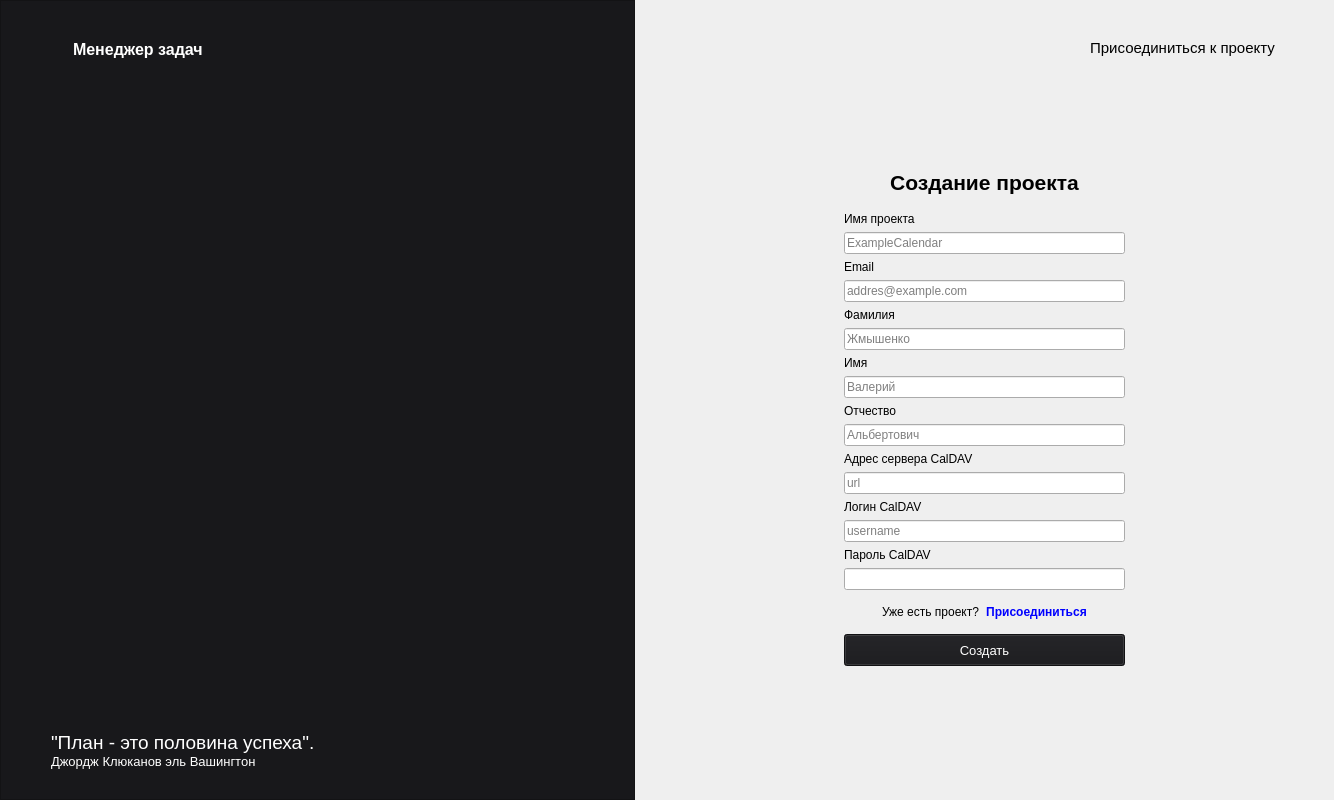
<?xml version="1.0" encoding="UTF-8"?>
<ui version="4.0">
 <class>Authorization</class>
 <widget class="QDialog" name="Authorization">
  <property name="geometry">
   <rect>
    <x>0</x>
    <y>0</y>
    <width>1334</width>
    <height>800</height>
   </rect>
  </property>
  <property name="windowTitle">
   <string>Вход в систему</string>
  </property>
  <property name="toolTipDuration">
   <number>-1</number>
  </property>
  <layout class="QHBoxLayout" name="horizontalLayout">
   <property name="spacing">
    <number>0</number>
   </property>
   <property name="leftMargin">
    <number>0</number>
   </property>
   <property name="topMargin">
    <number>0</number>
   </property>
   <property name="rightMargin">
    <number>0</number>
   </property>
   <property name="bottomMargin">
    <number>0</number>
   </property>
   <item>
    <widget class="QFrame" name="black_info">
     <property name="sizePolicy">
      <sizepolicy hsizetype="Expanding" vsizetype="Preferred">
       <horstretch>0</horstretch>
       <verstretch>0</verstretch>
      </sizepolicy>
     </property>
     <property name="styleSheet">
      <string notr="true">QWidget{
background-color: #18181B;
color: white;
}</string>
     </property>
     <property name="frameShape">
      <enum>QFrame::StyledPanel</enum>
     </property>
     <property name="frameShadow">
      <enum>QFrame::Raised</enum>
     </property>
     <layout class="QVBoxLayout" name="verticalLayout_2">
      <property name="spacing">
       <number>0</number>
      </property>
      <property name="leftMargin">
       <number>50</number>
      </property>
      <property name="topMargin">
       <number>30</number>
      </property>
      <property name="rightMargin">
       <number>50</number>
      </property>
      <property name="bottomMargin">
       <number>30</number>
      </property>
      <item alignment="Qt::AlignLeft">
       <widget class="QFrame" name="frame_3">
        <property name="styleSheet">
         <string notr="true">QFrame{
border: 0px;
}</string>
        </property>
        <property name="frameShape">
         <enum>QFrame::StyledPanel</enum>
        </property>
        <property name="frameShadow">
         <enum>QFrame::Raised</enum>
        </property>
        <layout class="QHBoxLayout" name="horizontalLayout_2">
         <item>
          <widget class="QLabel" name="label_app_img">
           <property name="text">
            <string/>
           </property>
          </widget>
         </item>
         <item alignment="Qt::AlignLeft">
          <widget class="QLabel" name="label_app_name">
           <property name="minimumSize">
            <size>
             <width>200</width>
             <height>0</height>
            </size>
           </property>
           <property name="font">
            <font>
             <pointsize>12</pointsize>
             <bold>true</bold>
            </font>
           </property>
           <property name="text">
            <string>Менеджер задач</string>
           </property>
          </widget>
         </item>
        </layout>
       </widget>
      </item>
      <item>
       <spacer name="verticalSpacer_7">
        <property name="orientation">
         <enum>Qt::Vertical</enum>
        </property>
        <property name="sizeHint" stdset="0">
         <size>
          <width>20</width>
          <height>653</height>
         </size>
        </property>
       </spacer>
      </item>
      <item>
       <widget class="QLabel" name="label_app_quote">
        <property name="font">
         <font>
          <pointsize>14</pointsize>
         </font>
        </property>
        <property name="text">
         <string>&quot;План - это половина успеха&quot;.</string>
        </property>
       </widget>
      </item>
      <item>
       <widget class="QLabel" name="label_app_author_quote">
        <property name="font">
         <font>
          <pointsize>10</pointsize>
         </font>
        </property>
        <property name="text">
         <string>Джордж Клюканов эль Вашингтон</string>
        </property>
       </widget>
      </item>
     </layout>
    </widget>
   </item>
   <item>
    <widget class="QStackedWidget" name="stackedWidget">
     <property name="currentIndex">
      <number>0</number>
     </property>
     <widget class="QWidget" name="registration_page">
      <layout class="QHBoxLayout" name="horizontalLayout_4">
       <property name="spacing">
        <number>0</number>
       </property>
       <property name="leftMargin">
        <number>0</number>
       </property>
       <property name="topMargin">
        <number>0</number>
       </property>
       <property name="rightMargin">
        <number>0</number>
       </property>
       <property name="bottomMargin">
        <number>0</number>
       </property>
       <item>
        <widget class="QFrame" name="frame_reg_grid">
         <property name="sizePolicy">
          <sizepolicy hsizetype="Expanding" vsizetype="Preferred">
           <horstretch>0</horstretch>
           <verstretch>0</verstretch>
          </sizepolicy>
         </property>
         <property name="styleSheet">
          <string notr="true">QFrame{
border: 0px;
color:black;
}</string>
         </property>
         <property name="frameShape">
          <enum>QFrame::StyledPanel</enum>
         </property>
         <property name="frameShadow">
          <enum>QFrame::Raised</enum>
         </property>
         <layout class="QGridLayout" name="gridLayout">
          <property name="leftMargin">
           <number>50</number>
          </property>
          <property name="topMargin">
           <number>30</number>
          </property>
          <property name="rightMargin">
           <number>50</number>
          </property>
          <property name="bottomMargin">
           <number>30</number>
          </property>
          <property name="spacing">
           <number>0</number>
          </property>
          <item row="4" column="1" colspan="2">
           <spacer name="verticalSpacer">
            <property name="orientation">
             <enum>Qt::Vertical</enum>
            </property>
            <property name="sizeHint" stdset="0">
             <size>
              <width>20</width>
              <height>40</height>
             </size>
            </property>
           </spacer>
          </item>
          <item row="1" column="1" colspan="2">
           <spacer name="verticalSpacer_2">
            <property name="orientation">
             <enum>Qt::Vertical</enum>
            </property>
            <property name="sizeHint" stdset="0">
             <size>
              <width>20</width>
              <height>40</height>
             </size>
            </property>
           </spacer>
          </item>
          <item row="2" column="1" rowspan="2" colspan="2">
           <widget class="QFrame" name="frame_reg_main">
            <property name="frameShape">
             <enum>QFrame::StyledPanel</enum>
            </property>
            <property name="frameShadow">
             <enum>QFrame::Raised</enum>
            </property>
            <layout class="QVBoxLayout" name="verticalLayout">
             <item>
              <widget class="QLabel" name="label_reg_main">
               <property name="font">
                <font>
                 <pointsize>16</pointsize>
                 <bold>true</bold>
                </font>
               </property>
               <property name="text">
                <string>Создание проекта</string>
               </property>
               <property name="alignment">
                <set>Qt::AlignCenter</set>
               </property>
              </widget>
             </item>
             <item>
              <spacer name="verticalSpacer_3">
               <property name="orientation">
                <enum>Qt::Vertical</enum>
               </property>
               <property name="sizeType">
                <enum>QSizePolicy::Minimum</enum>
               </property>
               <property name="sizeHint" stdset="0">
                <size>
                 <width>20</width>
                 <height>11</height>
                </size>
               </property>
              </spacer>
             </item>
             <item>
              <widget class="QLabel" name="label_reg_calendar_name">
               <property name="text">
                <string>Имя проекта</string>
               </property>
              </widget>
             </item>
             <item>
              <widget class="QLineEdit" name="lineEdit_reg_calendar_name">
               <property name="placeholderText">
                <string>ExampleCalendar</string>
               </property>
              </widget>
             </item>
             <item>
              <widget class="QLabel" name="label_reg_email">
               <property name="text">
                <string>Email</string>
               </property>
              </widget>
             </item>
             <item>
              <widget class="QLineEdit" name="lineEdit_reg_email">
               <property name="placeholderText">
                <string>addres@example.com</string>
               </property>
              </widget>
             </item>
             <item>
              <widget class="QLabel" name="label_reg_f">
               <property name="text">
                <string>Фамилия</string>
               </property>
              </widget>
             </item>
             <item>
              <widget class="QLineEdit" name="lineEdit_reg_f">
               <property name="placeholderText">
                <string>Жмышенко</string>
               </property>
              </widget>
             </item>
             <item>
              <widget class="QLabel" name="label_reg_n">
               <property name="text">
                <string>Имя</string>
               </property>
              </widget>
             </item>
             <item>
              <widget class="QLineEdit" name="lineEdit_reg_n">
               <property name="placeholderText">
                <string>Валерий</string>
               </property>
              </widget>
             </item>
             <item>
              <widget class="QLabel" name="label_reg_m">
               <property name="text">
                <string>Отчество</string>
               </property>
              </widget>
             </item>
             <item>
              <widget class="QLineEdit" name="lineEdit_reg_m">
               <property name="placeholderText">
                <string>Альбертович</string>
               </property>
              </widget>
             </item>
             <item>
              <widget class="QLabel" name="label_reg_url">
               <property name="text">
                <string>Адрес сервера CalDAV</string>
               </property>
              </widget>
             </item>
             <item>
              <widget class="QLineEdit" name="lineEdit_reg_url_nc">
               <property name="placeholderText">
                <string>url</string>
               </property>
              </widget>
             </item>
             <item>
              <widget class="QLabel" name="label_reg_username">
               <property name="text">
                <string>Логин CalDAV</string>
               </property>
              </widget>
             </item>
             <item>
              <widget class="QLineEdit" name="lineEdit_reg_username">
               <property name="placeholderText">
                <string>username</string>
               </property>
              </widget>
             </item>
             <item>
              <widget class="QLabel" name="label_reg_password">
               <property name="text">
                <string>Пароль CalDAV</string>
               </property>
              </widget>
             </item>
             <item>
              <widget class="QLineEdit" name="lineEdit_reg_password">
               <property name="echoMode">
                <enum>QLineEdit::Password</enum>
               </property>
              </widget>
             </item>
             <item alignment="Qt::AlignHCenter">
              <widget class="QFrame" name="frame_haveacc_auth">
               <property name="frameShape">
                <enum>QFrame::StyledPanel</enum>
               </property>
               <property name="frameShadow">
                <enum>QFrame::Raised</enum>
               </property>
               <layout class="QHBoxLayout" name="horizontalLayout_5">
                <item>
                 <widget class="QLabel" name="label_haveacc">
                  <property name="text">
                   <string>Уже есть проект?</string>
                  </property>
                 </widget>
                </item>
                <item>
                 <widget class="QPushButton" name="pushButton_haveacc_auth">
                  <property name="font">
                   <font>
                    <bold>true</bold>
                   </font>
                  </property>
                  <property name="styleSheet">
                   <string notr="true">QPushButton{
	border: 0px;
	color:blue;
}

QPushButton:hover{
	text-decoration: underline;
	color:blue;
}</string>
                  </property>
                  <property name="text">
                   <string>Присоединиться</string>
                  </property>
                 </widget>
                </item>
               </layout>
              </widget>
             </item>
             <item>
              <widget class="QPushButton" name="pushButton_reg">
               <property name="minimumSize">
                <size>
                 <width>0</width>
                 <height>32</height>
                </size>
               </property>
               <property name="font">
                <font>
                 <pointsize>10</pointsize>
                 <bold>false</bold>
                </font>
               </property>
               <property name="styleSheet">
                <string notr="true">QWidget{
background-color: #18181B;
color: white;
}</string>
               </property>
               <property name="text">
                <string>Создать</string>
               </property>
              </widget>
             </item>
            </layout>
           </widget>
          </item>
          <item row="0" column="0" colspan="4">
           <widget class="QFrame" name="frame_haveacc_auth_up">
            <property name="frameShape">
             <enum>QFrame::StyledPanel</enum>
            </property>
            <property name="frameShadow">
             <enum>QFrame::Raised</enum>
            </property>
            <layout class="QHBoxLayout" name="horizontalLayout_3">
             <property name="leftMargin">
              <number>30</number>
             </property>
             <item alignment="Qt::AlignRight">
              <widget class="QPushButton" name="pushButton_haveacc_auth_up">
               <property name="font">
                <font>
                 <pointsize>11</pointsize>
                 <bold>false</bold>
                </font>
               </property>
               <property name="styleSheet">
                <string notr="true">QPushButton{
	border: 0px;
	color:black;
}

QPushButton:hover{
	text-decoration: underline;
	color:black;
}</string>
               </property>
               <property name="text">
                <string>Присоединиться к проекту</string>
               </property>
              </widget>
             </item>
            </layout>
           </widget>
          </item>
          <item row="2" column="0" rowspan="2">
           <spacer name="horizontalSpacer">
            <property name="orientation">
             <enum>Qt::Horizontal</enum>
            </property>
            <property name="sizeType">
             <enum>QSizePolicy::Preferred</enum>
            </property>
            <property name="sizeHint" stdset="0">
             <size>
              <width>40</width>
              <height>20</height>
             </size>
            </property>
           </spacer>
          </item>
          <item row="2" column="3" rowspan="2">
           <spacer name="horizontalSpacer_2">
            <property name="orientation">
             <enum>Qt::Horizontal</enum>
            </property>
            <property name="sizeType">
             <enum>QSizePolicy::Preferred</enum>
            </property>
            <property name="sizeHint" stdset="0">
             <size>
              <width>40</width>
              <height>20</height>
             </size>
            </property>
           </spacer>
          </item>
         </layout>
        </widget>
       </item>
      </layout>
     </widget>
     <widget class="QWidget" name="authorization_page">
      <layout class="QHBoxLayout" name="horizontalLayout_8">
       <property name="spacing">
        <number>0</number>
       </property>
       <property name="leftMargin">
        <number>0</number>
       </property>
       <property name="topMargin">
        <number>0</number>
       </property>
       <property name="rightMargin">
        <number>0</number>
       </property>
       <property name="bottomMargin">
        <number>0</number>
       </property>
       <item>
        <widget class="QFrame" name="frame_auth_grid">
         <property name="styleSheet">
          <string notr="true">QFrame{
border: 0px;
color:black;
}</string>
         </property>
         <property name="frameShape">
          <enum>QFrame::StyledPanel</enum>
         </property>
         <property name="frameShadow">
          <enum>QFrame::Raised</enum>
         </property>
         <layout class="QGridLayout" name="gridLayout_2">
          <property name="leftMargin">
           <number>50</number>
          </property>
          <property name="topMargin">
           <number>30</number>
          </property>
          <property name="rightMargin">
           <number>50</number>
          </property>
          <property name="bottomMargin">
           <number>30</number>
          </property>
          <property name="spacing">
           <number>0</number>
          </property>
          <item row="2" column="0">
           <spacer name="horizontalSpacer_3">
            <property name="orientation">
             <enum>Qt::Horizontal</enum>
            </property>
            <property name="sizeType">
             <enum>QSizePolicy::Preferred</enum>
            </property>
            <property name="sizeHint" stdset="0">
             <size>
              <width>150</width>
              <height>20</height>
             </size>
            </property>
           </spacer>
          </item>
          <item row="2" column="1" colspan="2">
           <widget class="QFrame" name="auth_frame_main">
            <property name="frameShape">
             <enum>QFrame::StyledPanel</enum>
            </property>
            <property name="frameShadow">
             <enum>QFrame::Raised</enum>
            </property>
            <layout class="QVBoxLayout" name="verticalLayout_3">
             <item alignment="Qt::AlignHCenter">
              <widget class="QLabel" name="label_auth_login">
               <property name="font">
                <font>
                 <pointsize>16</pointsize>
                 <bold>true</bold>
                </font>
               </property>
               <property name="text">
                <string>Присоединиться к проекту</string>
               </property>
              </widget>
             </item>
             <item>
              <spacer name="verticalSpacer_6">
               <property name="orientation">
                <enum>Qt::Vertical</enum>
               </property>
               <property name="sizeType">
                <enum>QSizePolicy::Minimum</enum>
               </property>
               <property name="sizeHint" stdset="0">
                <size>
                 <width>20</width>
                 <height>11</height>
                </size>
               </property>
              </spacer>
             </item>
             <item>
              <widget class="QLabel" name="label_auth_f">
               <property name="text">
                <string>Фамилия</string>
               </property>
              </widget>
             </item>
             <item>
              <widget class="QLineEdit" name="lineEdit_auth_f">
               <property name="text">
                <string/>
               </property>
               <property name="placeholderText">
                <string>Жмышенко</string>
               </property>
              </widget>
             </item>
             <item>
              <widget class="QLabel" name="label_auth_n">
               <property name="text">
                <string>Имя</string>
               </property>
              </widget>
             </item>
             <item>
              <widget class="QLineEdit" name="lineEdit_auth_n">
               <property name="text">
                <string/>
               </property>
               <property name="placeholderText">
                <string>Валерий</string>
               </property>
              </widget>
             </item>
             <item>
              <widget class="QLabel" name="label_auth_m">
               <property name="text">
                <string>Отчество</string>
               </property>
              </widget>
             </item>
             <item>
              <widget class="QLineEdit" name="lineEdit_auth_m">
               <property name="text">
                <string/>
               </property>
               <property name="placeholderText">
                <string>Альбертович</string>
               </property>
              </widget>
             </item>
             <item>
              <widget class="QLabel" name="label_auth_email">
               <property name="text">
                <string>Почта</string>
               </property>
              </widget>
             </item>
             <item>
              <widget class="QLineEdit" name="lineEdit_auth_email">
               <property name="placeholderText">
                <string>address@example.com</string>
               </property>
              </widget>
             </item>
             <item>
              <widget class="QLabel" name="label_auth_code">
               <property name="text">
                <string>Пригласительный код</string>
               </property>
              </widget>
             </item>
             <item>
              <widget class="QLineEdit" name="lineEdit_auth_code">
               <property name="echoMode">
                <enum>QLineEdit::Normal</enum>
               </property>
              </widget>
             </item>
             <item alignment="Qt::AlignHCenter">
              <widget class="QFrame" name="reg_frame">
               <property name="frameShape">
                <enum>QFrame::StyledPanel</enum>
               </property>
               <property name="frameShadow">
                <enum>QFrame::Raised</enum>
               </property>
               <layout class="QHBoxLayout" name="horizontalLayout_7">
                <item>
                 <widget class="QLabel" name="label_noacc">
                  <property name="text">
                   <string>Нет проекта?</string>
                  </property>
                 </widget>
                </item>
                <item>
                 <widget class="QPushButton" name="pushButton_noacc_reg">
                  <property name="font">
                   <font>
                    <bold>true</bold>
                   </font>
                  </property>
                  <property name="styleSheet">
                   <string notr="true">QPushButton{
	border: 0px;
	color:blue;
}

QPushButton:hover{
	text-decoration: underline;
	color:blue;
}</string>
                  </property>
                  <property name="text">
                   <string>Создать новый</string>
                  </property>
                 </widget>
                </item>
               </layout>
              </widget>
             </item>
             <item>
              <widget class="QPushButton" name="pushButton_auth">
               <property name="minimumSize">
                <size>
                 <width>0</width>
                 <height>32</height>
                </size>
               </property>
               <property name="styleSheet">
                <string notr="true">QWidget{
background-color: #18181B;
color: white;
}</string>
               </property>
               <property name="text">
                <string>Присоединиться</string>
               </property>
              </widget>
             </item>
            </layout>
           </widget>
          </item>
          <item row="2" column="3">
           <spacer name="horizontalSpacer_4">
            <property name="orientation">
             <enum>Qt::Horizontal</enum>
            </property>
            <property name="sizeType">
             <enum>QSizePolicy::Preferred</enum>
            </property>
            <property name="sizeHint" stdset="0">
             <size>
              <width>150</width>
              <height>20</height>
             </size>
            </property>
           </spacer>
          </item>
          <item row="1" column="1" colspan="2">
           <spacer name="verticalSpacer_5">
            <property name="orientation">
             <enum>Qt::Vertical</enum>
            </property>
            <property name="sizeHint" stdset="0">
             <size>
              <width>20</width>
              <height>40</height>
             </size>
            </property>
           </spacer>
          </item>
          <item row="3" column="1" colspan="2">
           <spacer name="verticalSpacer_4">
            <property name="orientation">
             <enum>Qt::Vertical</enum>
            </property>
            <property name="sizeHint" stdset="0">
             <size>
              <width>20</width>
              <height>40</height>
             </size>
            </property>
           </spacer>
          </item>
          <item row="0" column="0" colspan="4" alignment="Qt::AlignRight">
           <widget class="QFrame" name="frame_noacc_reg_up">
            <property name="font">
             <font>
              <pointsize>11</pointsize>
             </font>
            </property>
            <property name="frameShape">
             <enum>QFrame::StyledPanel</enum>
            </property>
            <property name="frameShadow">
             <enum>QFrame::Raised</enum>
            </property>
            <layout class="QHBoxLayout" name="horizontalLayout_6">
             <property name="spacing">
              <number>0</number>
             </property>
             <property name="leftMargin">
              <number>0</number>
             </property>
             <property name="topMargin">
              <number>0</number>
             </property>
             <property name="rightMargin">
              <number>0</number>
             </property>
             <property name="bottomMargin">
              <number>0</number>
             </property>
             <item>
              <widget class="QPushButton" name="pushButton_noacc_reg_up">
               <property name="font">
                <font>
                 <pointsize>11</pointsize>
                 <bold>false</bold>
                </font>
               </property>
               <property name="styleSheet">
                <string notr="true">QPushButton{
	border: 0px;
	color:black;
}

QPushButton:hover{
	text-decoration: underline;
	color:black;
}</string>
               </property>
               <property name="text">
                <string>Создать проект</string>
               </property>
              </widget>
             </item>
            </layout>
           </widget>
          </item>
         </layout>
        </widget>
       </item>
      </layout>
     </widget>
    </widget>
   </item>
  </layout>
 </widget>
 <resources/>
 <connections/>
</ui>
